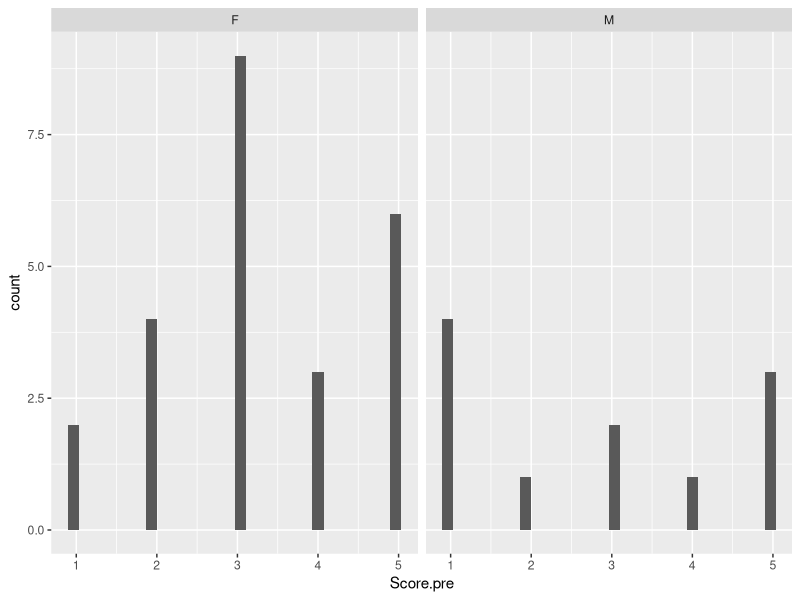

Generate this figure with R:
## ---- chunk 1
knitr::opts_chunk$set(echo = TRUE)
## ---- chunk 2

library(tidyverse)
kermit <- read_csv("kermit.csv")

kermit_hist <- ggplot(kermit, aes(x = Score.pre)) +
  geom_histogram() +
  facet_wrap(~ Gender)

kermit_hist

